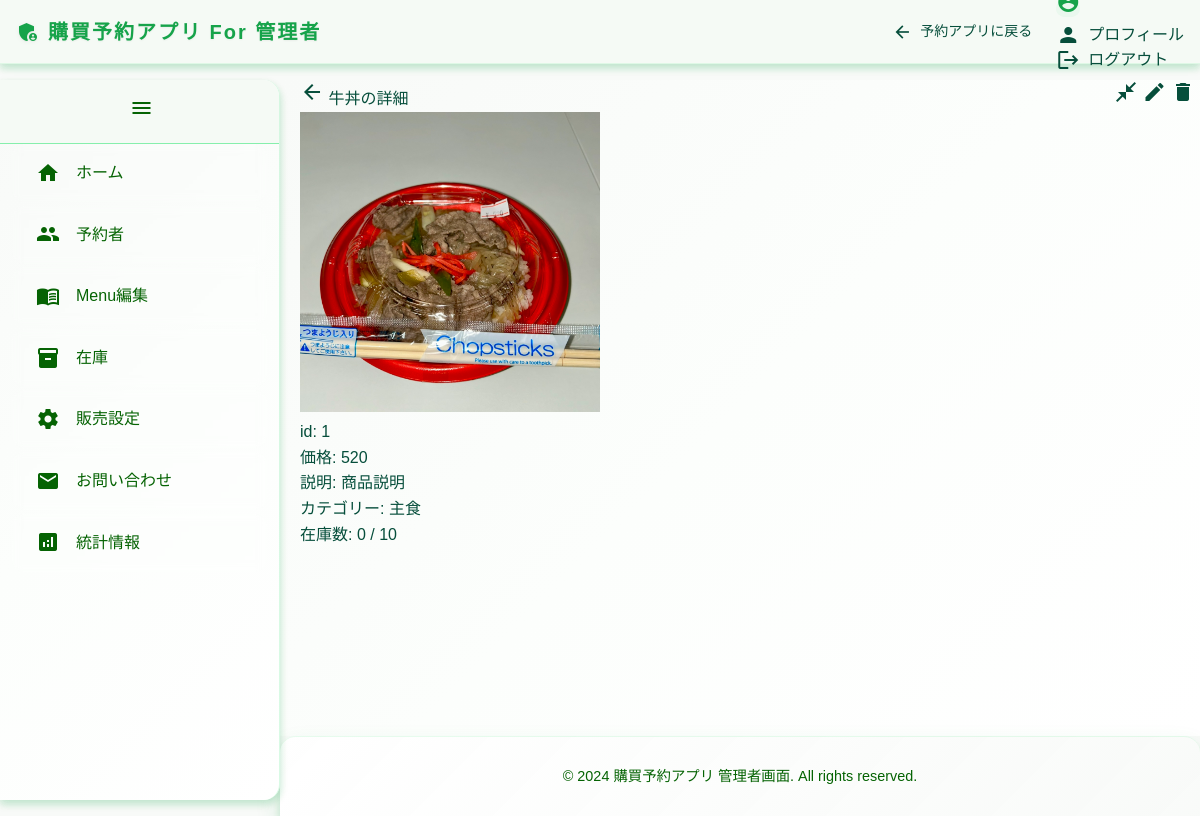
Screenshot of /admin/menu/1 (signed in) with the database file from the repository.
### kobuy_app/models/models.py (models this page shows, shortened)
class Menu(db.Model):
    __tablename__ = 'menu'
    id = db.Column(db.Integer, primary_key=True)
    orders = db.Column(db.Integer, nullable=False, default=0)
    productname = db.Column(db.String(255))
    price = db.Column(db.String(255))
    buy_cnt = db.Column(db.Integer) # 購入された回数
    explanation = db.Column(db.String(255))
    product_image = db.Column(db.String(255))
    category_id = db.Column(db.Integer, db.ForeignKey('menu_category.id'))

class Menu_category(db.Model):
    __tablename__ = 'menu_category'
    id = db.Column(db.Integer, primary_key=True)
    category = db.Column(db.String(255))

class Stock(db.Model):
    __tablename__ = 'stock'
    id = db.Column(db.Integer, db.ForeignKey('menu.id'), primary_key=True)
    today_stock_limit = db.Column(db.Integer)
    today_stock = db.Column(db.Integer)
    menu_item = db.relationship('Menu', foreign_keys=[id])

### kobuy_app/views.py (the view)
@app.route("/admin/menu/<int:menuid>")
@login_required
@admin_required
def menu_edit_detail(menuid:int):
    menu = Menu.query.filter_by(id=menuid).first()
    if menu is None:
        flash(f"menuID:{ menuid }のメニューが存在しません", "error")
        return redirect(url_for("menu_edit"))
    data = current_webdata(f"{menu.productname}の詳細")
    category = Menu_category.query.filter_by(id=menu.category_id).first()
    stock = Stock.query.filter_by(id=menuid).first()
    return render_template("admin/menu_detail.html", menu=menu, data=data, category=category, stock=stock)

### kobuy_app/__init__.py (called while the page is built)
@login_manager.user_loader
def load_user(user_id):
    return User.query.get(int(user_id))

def admin_required(f):
    @wraps(f)
    def decorated_function(*args, **kwargs):
        if not current_user.is_authenticated or not current_user.has_role("admin"):
            flash("permission denied", "error")
            return redirect("/")
        return f(*args, **kwargs)
    return decorated_function

def login_required(func):
    @wraps(func)
    def decorated_view(*args, **kwargs):
        if request.method in EXEMPT_METHODS or current_app.config.get("LOGIN_DISABLED"):
            pass
        elif not current_user.is_authenticated:
            flash("このページにアクセスするにはログインしてください", "error")
            return current_app.login_manager.unauthorized()
        if callable(getattr(current_app, "ensure_sync", None)):
            return current_app.ensure_sync(func)(*args, **kwargs)
        return func(*args, **kwargs)
    return decorated_view

### kobuy_app/models/models.py (called while the page is built)
    def has_role(self, role_name):
        return role_name in [role.name for role in self.roles]

    def __repr__(self):
        return f'<Role {self.name}>'

### kobuy_app/views.py (called while the page is built, shortened)
def current_webdata(webtitle: str) -> dict:
    if current_user.is_authenticated:
        data = {
            "webtitle": webtitle,
            "current_user_id": current_user.id,
            "current_user_email": current_user.email,
            "current_user_lastname": current_user.lastname,
            "current_user_firstname": current_user.firstname,
            "current_user_grade": current_user.grade,
            "current_user_cls": current_user.cls,
            "current_user_num": current_user.num,
            "role": str(current_user.roles)
        }
    return data

### kobuy_app/templates/admin/menu_detail.html
{% extends "admin_layout.html" %}
{% block content %}
<div class="m_d_card">
  <div class="m_d_title">
    <md-filled-tonal-icon-button href="javascript:history.back()">
      <span class="material-icons">arrow_back</span>
    </md-filled-tonal-icon-button>
    <span>
      {{ menu.productname }}の詳細
    </span>
    <span style="position: absolute; right: 0; margin-right: 5px;">
      <div class="m_d_iconbtn">
        <md-filled-tonal-icon-button href="/admin/menu/edit">
          <span class="material-icons">close_fullscreen</span>
        </md-filled-tonal-icon-button>
        <md-filled-tonal-icon-button href="/admin/menu/edit/{{ menu.id }}">
          <span class="material-icons">edit</span>
        </md-filled-tonal-icon-button>
        <md-filled-tonal-icon-button href="/admin/menu/delete/{{ menu.id }}">
          <span class="material-icons">delete</span>
        </md-filled-tonal-icon-button>
      </div>
    </span>
  </div>
<div class="m_d_sub_title">
  <div>
    {% if menu.product_image %}
    <img class="m_d_img" src="{{ url_for('static', filename=menu.product_image) }}" style="width: 300px;">
    {% else %}
    {{ menu.productname }}の商品画像が存在しないか、読み込むことができませんでした。
    {% endif %}
  </div>
    <div>
      id: {{ menu.id }}<br>
      価格: {{ menu.price }}<br>
      説明: {{ menu.explanation }}<br>
      カテゴリー: {{ category.category }}<br>
      在庫数: {{ stock.today_stock }} / {{ stock.today_stock_limit }}<br>
    </div>
  </div>
</div>
{% endblock %}

### kobuy_app/static/css/adminstyle.css (style rules this page uses)
:root { --md-sys-color-primary: rgb(22 163 74); --md-sys-color-surface-tint: rgb(22 163 74); --md-sys-color-on-primary: rgb(255 255 255); --md-sys-color-primary-container: rgb(187 247 208); --md-sys-color-on-primary-container: rgb(0 84 0); --md-sys-color-secondary: rgb(34 197 94); --md-sys-color-on-secondary: rgb(255 255 255); --md-sys-color-secondary-container: rgb(220 252 231); --md-sys-color-on-secondary-container: rgb(0 84 0); --md-sys-color-tertiary: rgb(16 185 129); --md-sys-color-on-tertiary: rgb(255 255 255); --md-sys-color-tertiary-container: rgb(209 250 229); --md-sys-color-on-tertiary-container: rgb(0 84 0); --md-sys-color-error: rgb(239 68 68); --md-sys-color-on-error: rgb(255 255 255); --md-sys-color-error-container: rgb(254 226 226); --md-sys-color-on-error-container: rgb(127 29 29); --md-sys-color-background: rgb(248 250 248); --md-sys-color-on-background: rgb(6 78 59); --md-sys-color-surface: rgb(248 250 248); --md-sys-color-on-surface: rgb(6 78 59); --md-sys-color-surface-variant: rgb(240 253 244); --md-sys-color-on-surface-variant: rgb(5 99 3); --md-sys-color-outline: rgb(134 239 172); --md-sys-color-outline-variant: rgb(187 247 208); --md-sys-color-shadow: rgb(0 0 0); --md-sys-color-scrim: rgb(0 0 0); --md-sys-color-inverse-surface: rgb(6 78 59); --md-sys-color-inverse-on-surface: rgb(248 250 248); --md-sys-color-inverse-primary: rgb(134 239 172); --md-sys-color-primary-fixed: rgb(187 247 208); --md-sys-color-on-primary-fixed: rgb(0 84 0); --md-sys-color-primary-fixed-dim: rgb(134 239 172); --md-sys-color-on-primary-fixed-variant: rgb(0 84 0); --md-sys-color-secondary-fixed: rgb(220 252 231); --md-sys-color-on-secondary-fixed: rgb(0 84 0); --md-sys-color-secondary-fixed-dim: rgb(187 247 208); --md-sys-color-on-secondary-fixed-variant: rgb(0 84 0); --md-sys-color-tertiary-fixed: rgb(209 250 229); --md-sys-color-on-tertiary-fixed: rgb(0 84 0); --md-sys-color-tertiary-fixed-dim: rgb(134 239 172); --md-sys-color-on-tertiary-fixed-variant: rgb(0 84 0); --md-sys-color-surface-dim: rgb(240 253 244); --md-sys-color-surface-bright: rgb(248 250 248); --md-sys-color-surface-container-lowest: rgb(255 255 255); --md-sys-color-surface-container-low: rgb(252 254 252); --md-sys-color-surface-container: rgb(248 250 248); --md-sys-color-surface-container-high: rgb(245 250 245); --md-sys-color-surface-container-highest: rgb(242 248 242); --border-radius-sm: 8px; --border-radius-md: 12px; --border-radius-lg: 16px; --border-radius-xl: 24px; --spacing-xs: 4px; --spacing-sm: 8px; --spacing-md: 16px; --spacing-lg: 24px; --spacing-xl: 32px; --spacing-xxl: 48px; --shadow-sm: 0 1px 3px rgba(22, 163, 74, 0.08), 0 1px 2px rgba(22, 163, 74, 0.12); --shadow-md: 0 4px 8px rgba(22, 163, 74, 0.12), 0 4px 8px rgba(22, 163, 74, 0.16); --shadow-lg: 0 12px 24px rgba(22, 163, 74, 0.15), 0 8px 8px rgba(22, 163, 74, 0.18); --shadow-xl: 0 20px 40px rgba(22, 163, 74, 0.18), 0 12px 12px rgba(22, 163, 74, 0.22); --transition-fast: 0.15s ease-in-out; --transition-normal: 0.3s ease-in-out; --transition-slow: 0.5s ease-in-out; --gradient-primary: linear-gradient(135deg, rgb(22 163 74) 0%, rgb(34 197 94) 50%, rgb(16 185 129) 100%); --gradient-secondary: linear-gradient(135deg, rgb(187 247 208) 0%, rgb(220 252 231) 50%, rgb(209 250 229) 100%); --gradient-surface: linear-gradient(135deg, rgb(248 250 248) 0%, rgb(252 254 252) 50%, rgb(255 255 255) 100%); --gradient-card: linear-gradient(135deg, rgba(255, 255, 255, 0.95) 0%, rgba(248, 250, 248, 0.9) 100%); }
.noto-sans-jp-regular { font-family: "Noto Sans JP", sans-serif; font-optical-sizing: auto; font-weight: 400; font-style: normal; }
* { box-sizing: border-box; }
html { scroll-behavior: smooth; }
body { margin: 0; padding: 0; background-color: var(--md-sys-color-background); color: var(--md-sys-color-on-background); font-family: "Noto Sans JP", sans-serif; line-height: 1.6; display: flex; flex-direction: column; min-height: 100vh; }

### rows the page displays
Menu: productname "牛丼", product_image (picture), id "1", price "520", explanation "商品説明"
Menu_category: category "主食"
Stock: today_stock "0", today_stock_limit "10"
